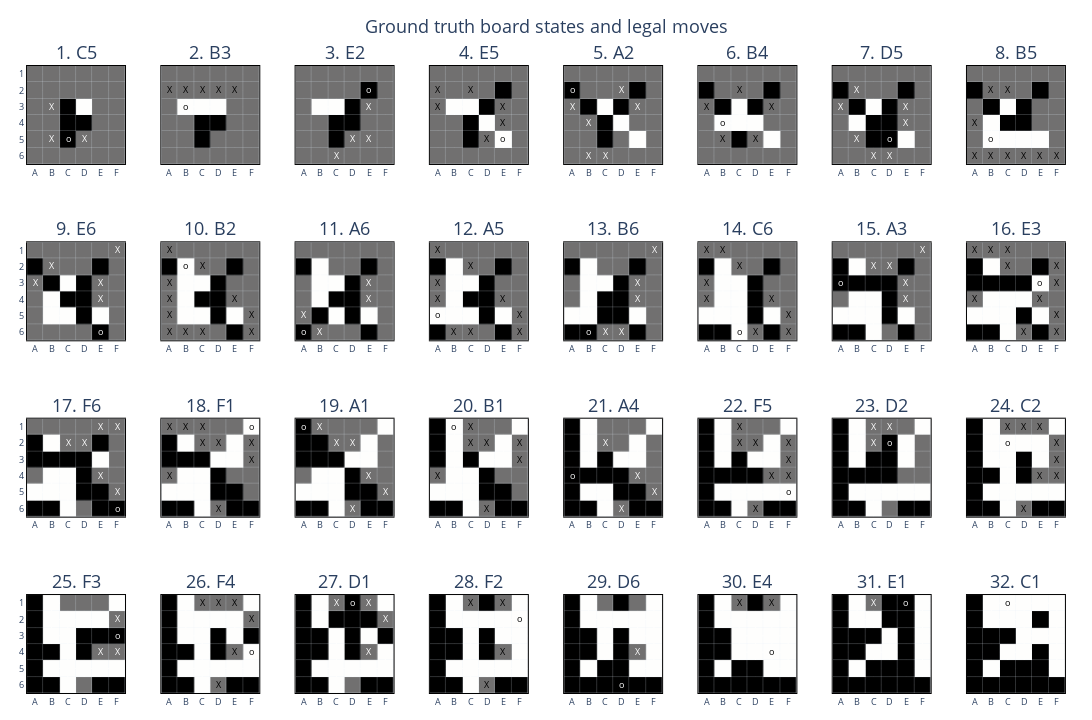
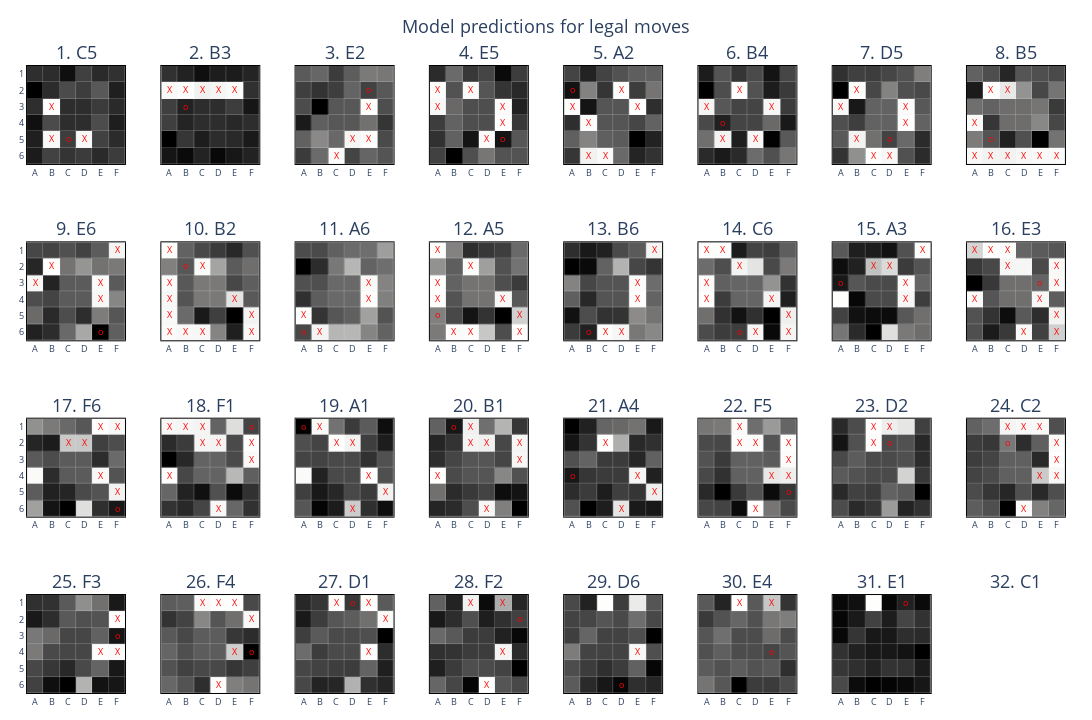
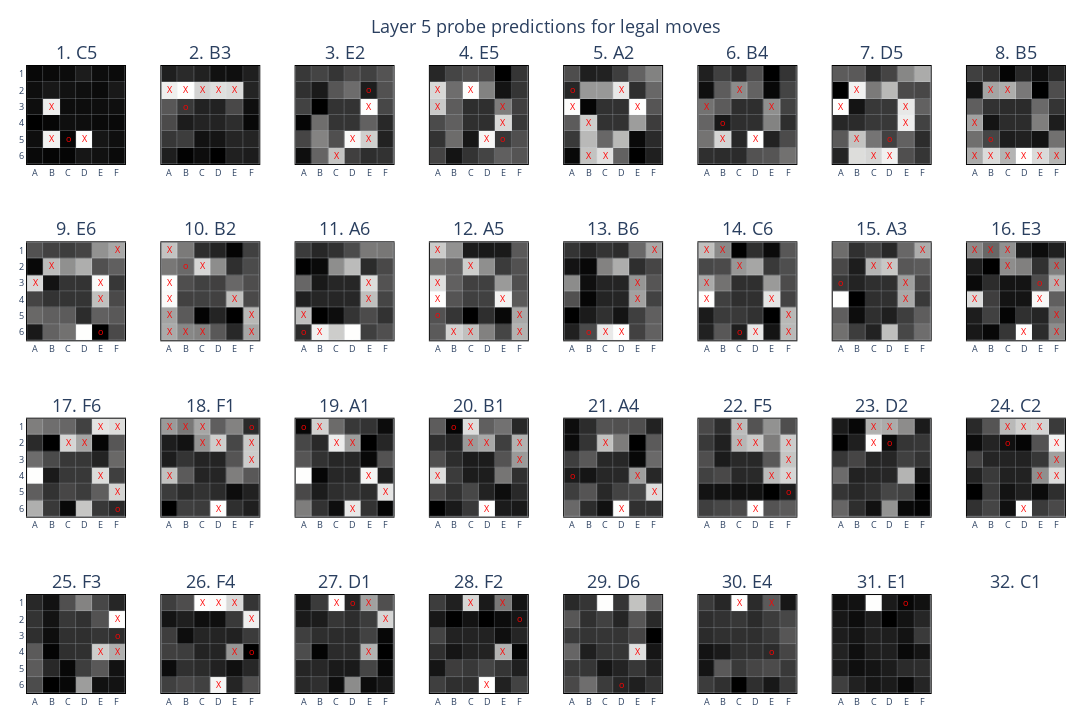
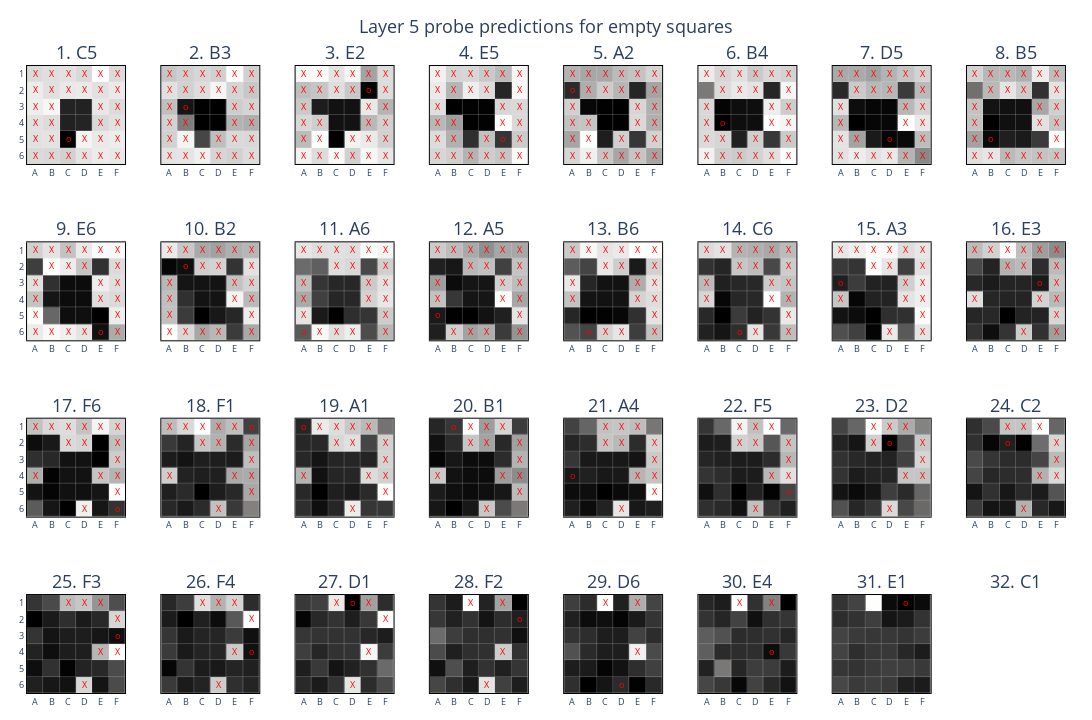

The notebook cell these images were saved under, in order:
### Code cell
test_index = 1
test_pred_model = {
    "boards": focus_logit_boards[test_index].detach().cpu(),
    "legalities": focus_games[test_index]["legalities"],
    "moves": focus_games[test_index]["moves"],
}
test_pred_legal = {
    "boards": y_pred[test_index, ..., 3].detach().cpu(),
    "legalities": focus_games[test_index]["legalities"],
    "moves": focus_games[test_index]["moves"],
}
test_pred_empty = {
    "boards": y_pred[test_index, ..., 0].detach().cpu(),
    "legalities": y[test_index, ..., 0].detach().cpu(),
    "moves": focus_games[test_index]["moves"],
}
test_pred_mine = {
    "boards": y_pred[test_index, ..., 1].detach().cpu(),
    "legalities": y[test_index, ..., 1].detach().cpu() == 1,
    "moves": focus_games[test_index]["moves"],
}

plot_game(focus_games[test_index], title="Ground truth board states and legal moves")
plot_game(
    test_pred_model,
    reversed=False,
    textcolor="red",
    hovertext=test_pred_legal["boards"],
    title="Model predictions for legal moves",
)
plot_game(
    test_pred_legal,
    reversed=False,
    textcolor="red",
    hovertext=test_pred_legal["boards"],
    title=f"Layer {layer} probe predictions for legal moves",
)
plot_game(
    test_pred_empty,
    reversed=False,
    textcolor="red",
    hovertext=test_pred_empty["boards"],
    shift_legalities=False,
    title=f"Layer {layer} probe predictions for empty squares",
)
plot_game(
    test_pred_mine,
    reversed=False,
    textcolor="red",
    hovertext=test_pred_mine["boards"],
    shift_legalities=False,
    title=f"Layer {layer} probe predictions for 'my' squares",
)
